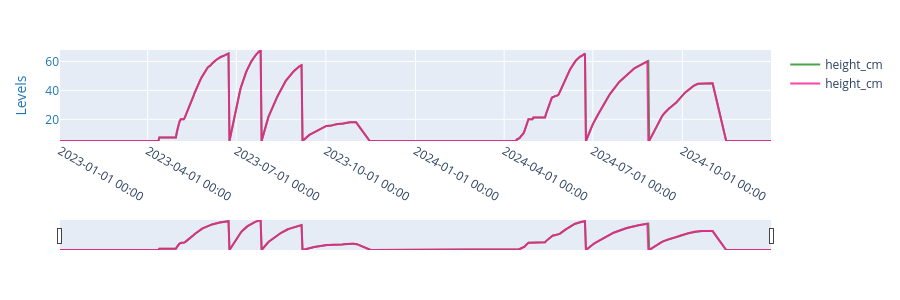

This figure's notebook cell:
### Markdown cell above
Option to develop a dataframe of crop heights for a second field that is managed very  
similarly to the first field, but with cuts one or a few days apart. Crop height in the  
second field will be set to the same height as the first field each day except during  
the period when one is cut before the other. If the secondary field is cut first, the  
crop height on that field will be set to the h_resid_cm value until the second field is  
cut.If the primary field is cut first, the secondary field height will be set to the max  
height of the primary field right before the cut until the secondary field is cut.  
  
In the example below, the only difference in cut date is 2024-08-27, where cuts were  
offset by one day.

### Code cell
# model for secondary cuts
secondary_heights = generate_field2_heights(
    field1_data=final_heights['height_cm'],
    field1_cuts = cuts,
    field2_cuts = cut_dates_secondary,
    h_resid_cm = 5,
    catchup_days = 15
)

secondary_heights = pd.DataFrame(secondary_heights)

secondary_heights['stationid'] = stationid
secondary_heights['zone_name'] = zone_secondary
secondary_heights.index.name = 'height_date'
secondary_heights['height_m'] = secondary_heights['height_cm']/100
final_heights['measurement_type'] = 'exp gdd model secondary field'

ed_plot.plotlystuff([final_heights, secondary_heights],
                    ['height_cm', 'height_cm'])

### Figure 1 — Plotly figure (JSON) as saved in the notebook; plotly's stock layout.template omitted (floating-point values rounded to 4 significant figures; data arrays with more than 128 entries replaced by an {"elided": "..."} marker saying what was removed)
{"data": [{"line": {"color": "#228B22"}, "mode": "lines", "name": "height_cm", "opacity": 0.8, "type": "scatter", "x": {"elided": "731 str values"}, "y": {"elided": "731 float values"}, "yaxis": "y"}, {"line": {"color": "#FF1493"}, "mode": "lines", "name": "height_cm", "opacity": 0.8, "type": "scatter", "x": {"elided": "731 str values"}, "y": {"elided": "731 float values"}, "yaxis": "y"}], "layout": {"height": 300, "margin": {"b": 50, "l": 60, "r": 60, "t": 50}, "title": {"text": ""}, "xaxis": {"rangeslider": {"visible": true}, "tickformat": "%Y-%m-%d %H:%M", "type": "date"}, "yaxis": {"range": [5, 67.94], "tickfont": {"color": "#1f77b4"}, "title": {"font": {"color": "#1f77b4"}, "text": "Levels"}}}}
